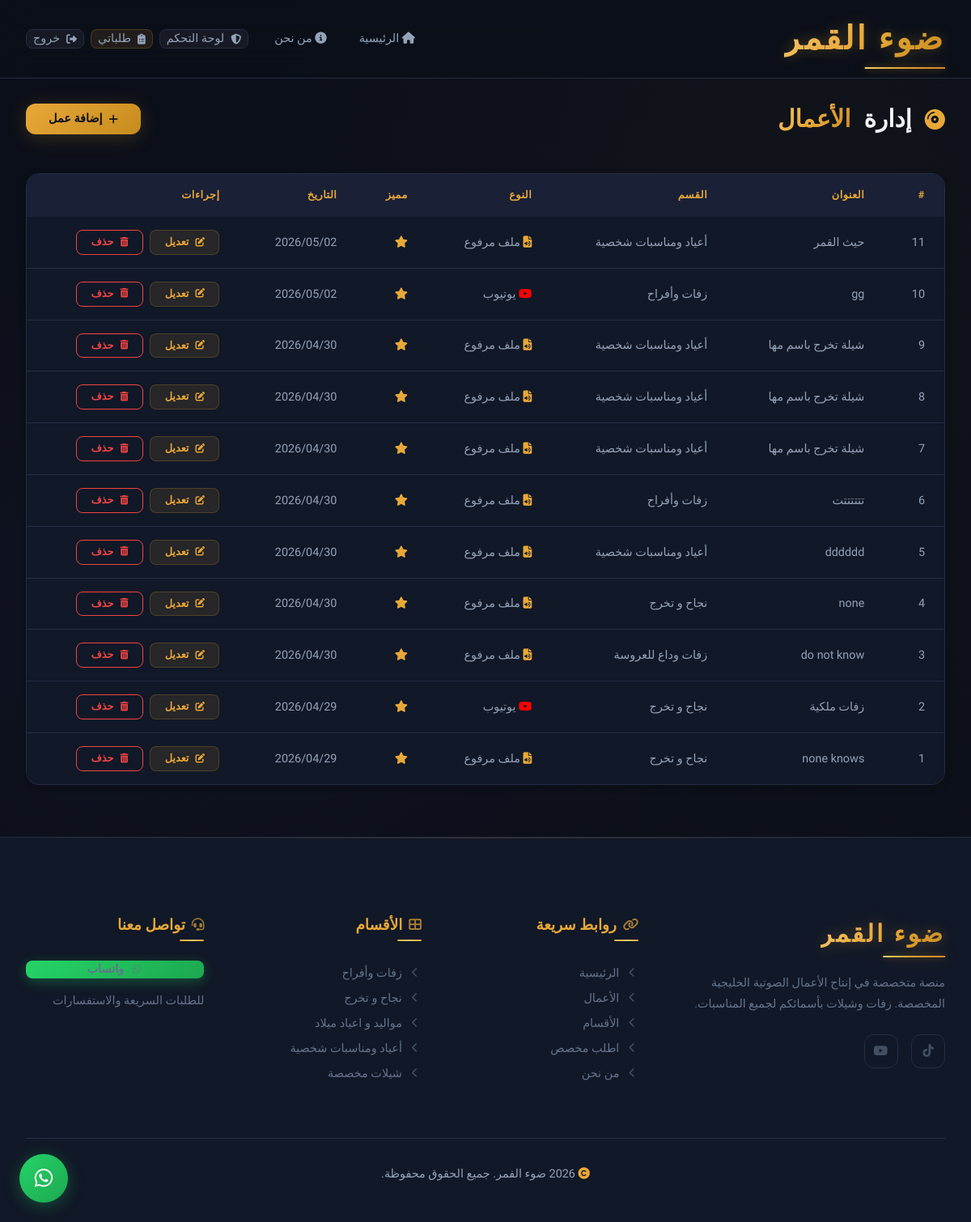
The page /admin/samples (signed in) on the database as committed earlier.
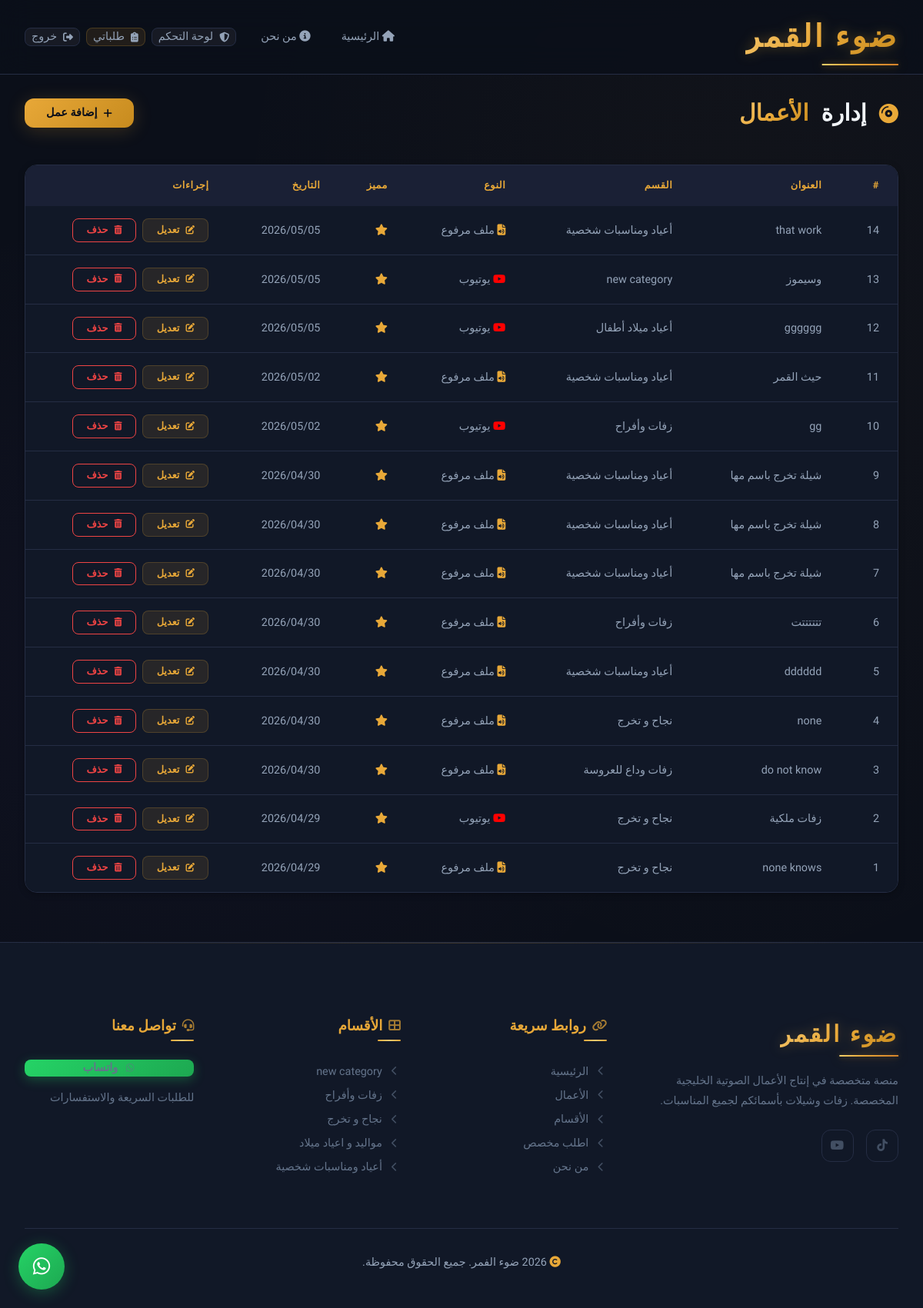
The same page on the database as committed later.
### app/models.py (models this page shows, shortened)
class Sample(db.Model):
    __tablename__ = 'samples'
    id = db.Column(db.Integer, primary_key=True)
    title = db.Column(db.String(200), nullable=False)
    category_id = db.Column(db.Integer, db.ForeignKey('categories.id'), nullable=False)
    media_type = db.Column(db.String(20), nullable=False, default='youtube')
    media_url = db.Column(db.String(500), nullable=False)
    cover_image = db.Column(db.String(500), nullable=True)
    is_featured = db.Column(db.Boolean, default=False)
    created_at = db.Column(db.DateTime, default=lambda: datetime.now(timezone.utc))

class Category(db.Model):
    __tablename__ = 'categories'
    id = db.Column(db.Integer, primary_key=True)
    name = db.Column(db.String(100), nullable=False)
    slug = db.Column(db.String(100), unique=True, nullable=False)
    description = db.Column(db.Text, nullable=True)
    icon = db.Column(db.String(50), nullable=True)
    sort_order = db.Column(db.Integer, default=0)
    parent_id = db.Column(db.Integer, db.ForeignKey('categories.id'), nullable=True)
    subcategories = db.relationship(
        'Category',
        backref=db.backref('parent', remote_side=[id]),
        lazy='dynamic'
    )
    samples = db.relationship('Sample', backref='category', lazy='dynamic')

### app/routes/admin.py (the view)
@admin_bp.route('/samples')
@admin_required
def samples():
    all_samples = Sample.query.order_by(Sample.created_at.desc()).all()
    return render_template('admin/samples.html', samples=all_samples)

### app/routes/admin.py (called while the page is built)
def admin_required(f):
    @wraps(f)
    @login_required
    def decorated_function(*args, **kwargs):
        if not current_user.is_admin:
            flash('ليس لديك صلاحية الوصول', 'error')
            return redirect(url_for('main.index'))
        return f(*args, **kwargs)
    return decorated_function

### app/templates/admin/samples.html (shortened to what this page needs)
{% extends "base.html" %}
{% block content %}
<section class="admin-page">
    <div class="container">
        <div class="dashboard-header">
            <h1><i class="fas fa-compact-disc"></i> إدارة <span class="accent-text">الأعمال</span></h1>
            <a href="{{ url_for('admin.add_sample') }}" class="btn btn-primary"><i class="fas fa-plus"></i> إضافة عمل</a>
        </div>
        <div class="admin-table-wrapper animate-on-scroll">
            {% if samples %}
            <table class="admin-table">
                <thead>
                    <tr>
                        <th>#</th>
                        <th>العنوان</th>
                        <th>القسم</th>
                        <th>النوع</th>
                        <th>مميز</th>
                        <th>التاريخ</th>
                        <th>إجراءات</th>
                    </tr>
                </thead>
                <tbody>
                    {% for sample in samples %}
                    <tr>
                        <td>{{ sample.id }}</td>
                        <td>{{ sample.title }}</td>
                        <td>{{ sample.category.name }}</td>
                        <td>
                            {% if sample.media_type == 'youtube' %}
                                <i class="fab fa-youtube" style="color: #FF0000;"></i> يوتيوب
                            {% else %}
                                <i class="fas fa-file-audio" style="color: var(--accent);"></i> ملف مرفوع
                            {% endif %}
                        </td>
                        <td>
                            {% if sample.is_featured %}
                                <i class="fas fa-star" style="color: var(--accent);"></i>
                            {% else %}
                                <i class="far fa-star" style="color: var(--text-dim);"></i>
                            {% endif %}
                        </td>
                        <td>{{ sample.created_at.strftime('%Y/%m/%d') }}</td>
                        <td>
                            <div class="admin-table-actions">
                                <a href="{{ url_for('admin.edit_sample', sample_id=sample.id) }}" class="btn btn-sm btn-secondary"><i class="fas fa-edit"></i> تعديل</a>
                                <form method="POST" action="{{ url_for('admin.delete_sample', sample_id=sample.id) }}" style="display: inline;"
                                      onsubmit="return confirm('هل أنت متأكد من حذف هذا العمل؟')">
                                    <button type="submit" class="btn btn-sm btn-outline" style="color: var(--error); border-color: var(--error);"><i class="fas fa-trash-alt"></i> حذف</button>
                                </form>
                            </div>
                        </td>
                    </tr>
                    {% endfor %}
                </tbody>
            </table>
            {% else %}
            <div class="samples-empty">
                <div class="samples-empty__icon"><i class="fas fa-compact-disc"></i></div>
                <p>لا توجد أعمال بعد</p>
                <a href="{{ url_for('admin.add_sample') }}" class="btn btn-primary" style="margin-top: var(--space-lg);"><i class="fas fa-plus"></i> أضف أول عمل</a>
            </div>
            {% endif %}
        </div>
    </div>
</section>
{% endblock %}

### app/templates/base.html (shortened to what this page needs)
<!DOCTYPE html>
<html lang="ar" dir="rtl">
<head>
    <link rel="stylesheet"
          href="https://cdnjs.cloudflare.com/ajax/libs/font-awesome/6.5.1/css/all.min.css"
          onerror="this.onerror=null;this.href='https://cdn.jsdelivr.net/npm/@fortawesome/fontawesome-free@6.5.1/css/all.min.css';" />
    <link rel="stylesheet" href="{{ url_for('static', filename='css/variables.css') }}">
    <link rel="stylesheet" href="{{ url_for('static', filename='css/base.css') }}">
    <link rel="stylesheet" href="{{ url_for('static', filename='css/components.css') }}">
    <link rel="stylesheet" href="{{ url_for('static', filename='css/pages.css') }}">
</head>
<body>
    <nav class="navbar" id="navbar">
        <div class="container">
            <a href="{{ url_for('main.index') }}" class="logo">ضوء القمر</a>
            <div class="nav-links" id="navLinks">
                <a href="{{ url_for('main.index') }}" class="{% if request.endpoint == 'main.index' %}active{% endif %}">
                    <i class="fas fa-home"></i> الرئيسية
                </a>
                <a href="{{ url_for('main.about') }}" class="{% if request.endpoint == 'main.about' %}active{% endif %}">
                    <i class="fas fa-info-circle"></i> من نحن
                </a>
                <div class="nav-auth">
                    {% if current_user.is_authenticated %}
                        {% if current_user.is_admin %}
                            <a href="{{ url_for('admin.dashboard') }}" class="btn btn-sm btn-ghost">
                                <i class="fas fa-shield-halved"></i> لوحة التحكم
                            </a>
                        {% endif %}
                        <a href="{{ url_for('orders.dashboard') }}" class="btn btn-sm btn-secondary">
                            <i class="fas fa-clipboard-list"></i> طلباتي
                        </a>
                        <a href="{{ url_for('auth.logout') }}" class="btn btn-sm btn-ghost">
                            <i class="fas fa-sign-out-alt"></i> خروج
                        </a>
                    {% endif %}
                </div>
            </div>
        </div>
    </nav>
    <main>
        {% block content %}{% endblock %}
    </main>
    <footer class="footer">
        <div class="container">
            <div class="footer-grid">
                <div class="footer-col footer-brand">
                    <div class="logo" style="margin-bottom: var(--space-lg); font-size: var(--fs-xl); display: inline-block;">ضوء القمر</div>
                    <p>منصة متخصصة في إنتاج الأعمال الصوتية الخليجية المخصصة. زفات وشيلات بأسمائكم لجميع المناسبات.</p>
                    <div class="footer-social">
                        <a href="https://www.tiktok.com/@.bo6b?_r=1&_t=ZS-95rwLRkdma8" aria-label="TikTok">
                            <i class="fab fa-tiktok"></i>
                        </a>
                        <a href="https://youtube.com/@zaffat-f9o?si=nrIe7QA_RzNBtxz0" aria-label="YouTube">
                            <i class="fab fa-youtube"></i>
                        </a>
                    </div>
                </div>
                <div class="footer-col">
                    <h4 class="footer-col__title"><i class="fas fa-link"></i> روابط سريعة</h4>
                    <a href="{{ url_for('main.index') }}"><i class="fas fa-chevron-left"></i> الرئيسية</a>
                    <a href="{{ url_for('main.index') }}#featured"><i class="fas fa-chevron-left"></i> الأعمال</a>
                    <a href="{{ url_for('main.index') }}#categories"><i class="fas fa-chevron-left"></i> الأقسام</a>
                    <a href="{{ url_for('orders.new_order') }}"><i class="fas fa-chevron-left"></i> اطلب مخصص</a>
                    <a href="{{ url_for('main.about') }}"><i class="fas fa-chevron-left"></i> من نحن</a>
                </div>
                <div class="footer-col">
                    <h4 class="footer-col__title"><i class="fas fa-th-large"></i> الأقسام</h4>
                    {% for category in footer_categories %}
                    <a href="{{ url_for('main.category', slug=category.slug) }}"><i class="fas fa-chevron-left"></i> {{ category.name }}</a>
                    {% endfor %}
                </div>
                <div class="footer-col">
                    <h4 class="footer-col__title"><i class="fas fa-headset"></i> تواصل معنا</h4>
                    <a href="https://wa.me/{{ whatsapp_number.replace('+', '') }}" target="_blank" class="btn btn-whatsapp btn-sm" style="margin-bottom: var(--space-md);">
                        <i class="fab fa-whatsapp"></i> واتساب
                    </a>
                    <p style="font-size: var(--fs-sm); color: var(--text-tertiary);">للطلبات السريعة والاستفسارات</p>
                </div>
            </div>
            <div class="footer-bottom">
                <p><i class="fas fa-copyright"></i> {{ brand_year }} {{ brand_name }}. جميع الحقوق محفوظة.</p>
            </div>
        </div>
    </footer>
    <a href="https://wa.me/{{ whatsapp_number.replace('+', '') }}" target="_blank" class="whatsapp-float" aria-label="تواصل واتساب">
        <i class="fab fa-whatsapp"></i>
    </a>
</body>
</html>

### app/static/css/variables.css (style rules this page uses)
:root { --accent: #E8A838; --accent-light: #F5C871; --accent-dark: #C78B1E; --accent-glow: rgba(232, 168, 56, 0.35); --accent-5: rgba(232, 168, 56, 0.05); --accent-10: rgba(232, 168, 56, 0.10); --accent-15: rgba(232, 168, 56, 0.15); --accent-20: rgba(232, 168, 56, 0.20); --gradient-accent: linear-gradient(135deg, #E8A838 0%, #F5C871 50%, #E8A838 100%); --gradient-accent-btn: linear-gradient(135deg, #E8A838 0%, #C78B1E 100%); --gradient-accent-text: linear-gradient(135deg, #F5C871, #E8A838, #C78B1E); --gradient-accent-vivid: linear-gradient(135deg, #F2D06B 0%, #E8A838 40%, #D4822A 100%); --secondary: #8B5CF6; --secondary-light: #A78BFA; --secondary-dark: #7C3AED; --secondary-glow: rgba(139, 92, 246, 0.25); --secondary-10: rgba(139, 92, 246, 0.10); --tertiary: #14B8A6; --tertiary-glow: rgba(20, 184, 166, 0.2); --bg-base: #0B0F19; --bg-card: #111827; --bg-elevated: #1A2035; --bg-hover: #1E2642; --bg-border: #252D44; --bg-border-light: #2E3A56; --text-primary: #F1F5F9; --text-secondary: #94A3B8; --text-tertiary: #64748B; --text-dim: #475569; --success: #22C55E; --success-bg: rgba(34, 197, 94, 0.12); --success-border: rgba(34, 197, 94, 0.25); --warning: #F59E0B; --warning-bg: rgba(245, 158, 11, 0.12); --warning-border: rgba(245, 158, 11, 0.25); --info: #3B82F6; --info-bg: rgba(59, 130, 246, 0.12); --info-border: rgba(59, 130, 246, 0.25); --error: #EF4444; --error-bg: rgba(239, 68, 68, 0.12); --error-border: rgba(239, 68, 68, 0.25); --whatsapp: #25D366; --whatsapp-dark: #1DA851; --whatsapp-glow: rgba(37, 211, 102, 0.3); --font-primary: 'Tajawal', 'Segoe UI', sans-serif; --fs-xs: clamp(0.7rem, 0.65rem + 0.25vw, 0.8rem); --fs-sm: clamp(0.8rem, 0.75rem + 0.3vw, 0.9rem); --fs-base: clamp(0.9rem, 0.85rem + 0.35vw, 1rem); --fs-md: clamp(1rem, 0.9rem + 0.5vw, 1.15rem); --fs-lg: clamp(1.15rem, 1rem + 0.7vw, 1.4rem); --fs-xl: clamp(1.4rem, 1.15rem + 1.2vw, 1.85rem); --fs-2xl: clamp(1.75rem, 1.35rem + 2vw, 2.5rem); --fs-3xl: clamp(2.2rem, 1.5rem + 3.5vw, 3.5rem); --fs-hero: clamp(2rem, 1.2rem + 4vw, 3.8rem); --fw-light: 300; --fw-regular: 400; --fw-medium: 500; --fw-bold: 700; --fw-black: 900; --lh-tight: 1.3; --lh-normal: 1.6; --lh-relaxed: 1.8; --space-xs: 0.25rem; --space-sm: 0.5rem; --space-md: 1rem; --space-lg: 1.5rem; --space-xl: 2rem; --space-2xl: 3rem; --space-3xl: 4rem; --space-4xl: 6rem; --space-section: clamp(3rem, 2rem + 5vw, 6rem); --container-max: 1200px; --container-padding: clamp(1rem, 3vw, 2rem); --radius-sm: 8px; --radius-md: 12px; --radius-lg: 16px; --radius-xl: 24px; --radius-full: 9999px; --shadow-sm: 0 2px 8px rgba(0, 0, 0, 0.25); --shadow-md: 0 4px 24px rgba(0, 0, 0, 0.35); --shadow-lg: 0 8px 40px rgba(0, 0, 0, 0.45); --shadow-accent: 0 4px 25px rgba(232, 168, 56, 0.2); --shadow-accent-lg: 0 8px 40px rgba(232, 168, 56, 0.25); --shadow-card: 0 4px 20px rgba(0, 0, 0, 0.3); --shadow-card-hover: 0 12px 40px rgba(0, 0, 0, 0.4), 0 0 0 1px rgba(232, 168, 56, 0.1); --glass-bg: rgba(11, 15, 25, 0.8); --glass-bg-heavy: rgba(11, 15, 25, 0.92); --glass-border: rgba(232, 168, 56, 0.12); --glass-blur: 20px; --transition-fast: 0.15s ease; --transition-base: 0.3s cubic-bezier(0.4, 0, 0.2, 1); --transition-slow: 0.5s cubic-bezier(0.4, 0, 0.2, 1); --transition-spring: 0.5s cubic-bezier(0.175, 0.885, 0.32, 1.275); --z-dropdown: 100; --z-sticky: 200; --z-nav: 300; --z-modal: 400; --z-whatsapp: 500; }

Rows that differ between the two databases and show on the page:
no longer on this page (row unchanged): Category: name "شيلات مخصصة"
added Sample: id "14", title "that work", category.name "أعياد ومناسبات شخصية", media_type "upload" (drawn), is_featured True (drawn), created_at "2026/05/05"
added Sample: id "13", title "وسيموز", category.name "new category", media_type "youtube" (drawn), is_featured True (drawn), created_at "2026/05/05"
added Sample: id "12", title "gggggg", category.name "أعياد ميلاد أطفال", media_type "youtube" (drawn), is_featured True (drawn), created_at "2026/05/05"
added Category: name "new category"
